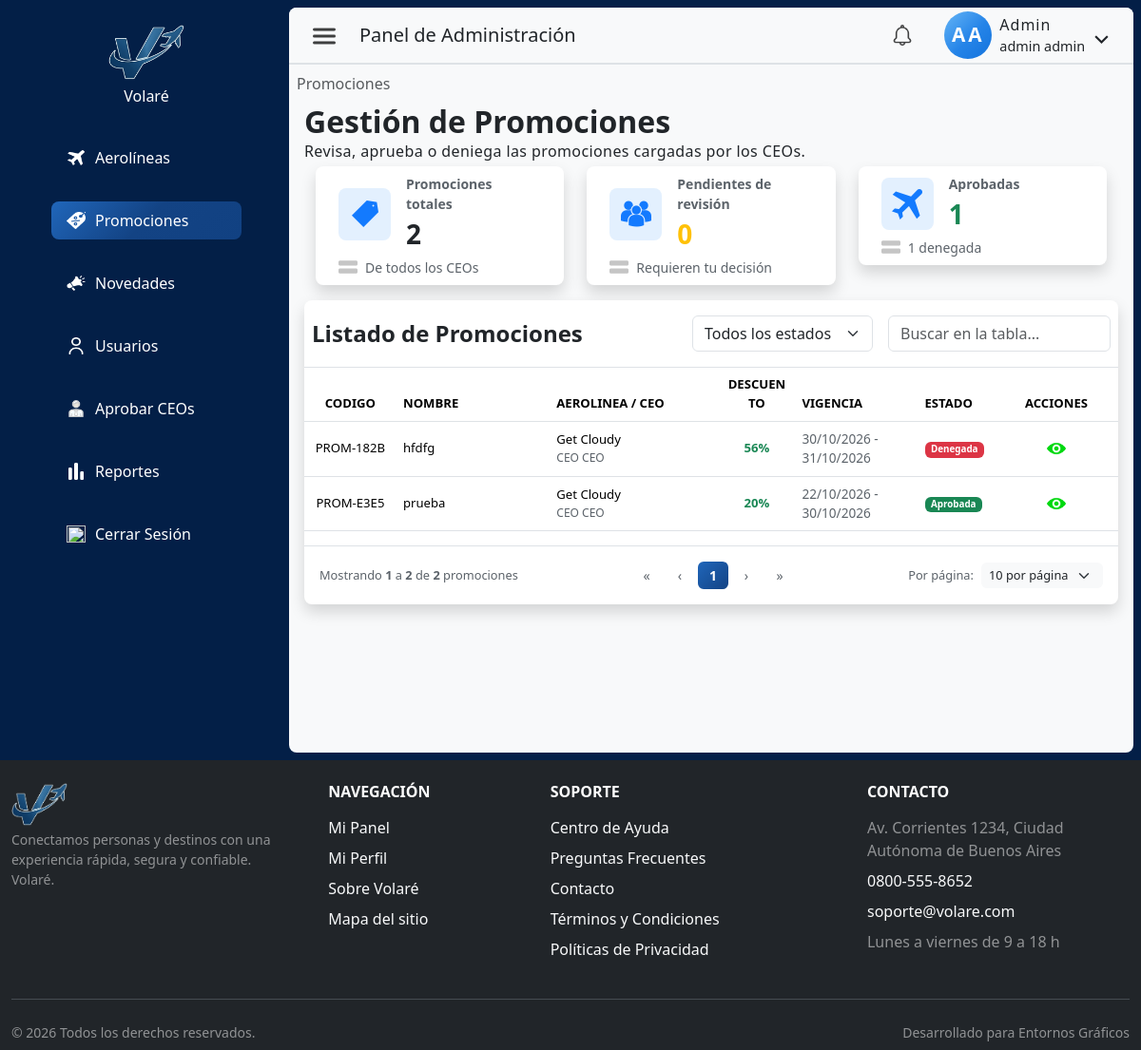
The page /index.php?pagina=promociones&seccion=listado (signed in) on the database its author committed.
### tables this page shows
CREATE TABLE `promocion` (
  `idPromocion` int NOT NULL AUTO_INCREMENT,
  `codigo` varchar(20) NOT NULL,
  `idAerolinea` int NOT NULL,
  `idUsuarioCreador` int NOT NULL,
  `idVuelo` int DEFAULT NULL,
  `codigoOrigen` char(3) DEFAULT NULL,
  `codigoDestino` char(3) DEFAULT NULL,
  `nombre` varchar(150) NOT NULL,
  `descripcion` text,
  `descuentoPorcentaje` decimal(5,2) NOT NULL,
  `fechaInicio` date NOT NULL,
  `fechaFin` date NOT NULL,
  `estado` enum('Pendiente','Aprobada','Denegada','Cancelada') NOT NULL DEFAULT 'Pendiente',
  `condiciones` text,
  `acumulable` tinyint(1) NOT NULL DEFAULT '0',
  `fechaCreacion` datetime NOT NULL DEFAULT CURRENT_TIMESTAMP,
  `notificacion_vista` tinyint(1) DEFAULT '0',
  PRIMARY KEY (`idPromocion`),
  UNIQUE KEY `codigo_UNIQUE` (`codigo`),
  KEY `fk_promocion_aerolinea_idx` (`idAerolinea`),
  KEY `fk_promocion_usuario_idx` (`idUsuarioCreador`),
  KEY `fk_promocion_vuelo_idx` (`idVuelo`),
  KEY `idx_promocion_alcance` (`idAerolinea`,`idVuelo`,`codigoOrigen`,`codigoDestino`),
  CONSTRAINT `fk_promocion_aerolinea` FOREIGN KEY (`idAerolinea`) REFERENCES `aerolinea` (`idAerolinea`) ON DELETE CASCADE,
  CONSTRAINT `fk_promocion_usuario` FOREIGN KEY (`idUsuarioCreador`) REFERENCES `usuario` (`idUsuario`) ON DELETE CASCADE,
  CONSTRAINT `fk_promocion_vuelo` FOREIGN KEY (`idVuelo`) REFERENCES `vuelo` (`idVuelo`) ON DELETE SET NULL
);

CREATE TABLE `aerolinea` (
  `idAerolinea` int NOT NULL AUTO_INCREMENT,
  `nombreAerolinea` varchar(50) NOT NULL,
  `codigoIATA` varchar(5) NOT NULL,
  `descripcion` varchar(200) DEFAULT NULL,
  `codPais` varchar(3) NOT NULL,
  `email` varchar(250) NOT NULL,
  `logoUrl` varchar(500) DEFAULT NULL,
  `activo` tinyint NOT NULL DEFAULT '1',
  `logoPublicId` varchar(500) DEFAULT NULL,
  `fechaCreacion` datetime NOT NULL DEFAULT CURRENT_TIMESTAMP,
  PRIMARY KEY (`idAerolinea`),
  UNIQUE KEY `codigoIATA_UNIQUE` (`codigoIATA`),
  UNIQUE KEY `email_UNIQUE` (`email`)
);

CREATE TABLE `usuario` (
  `idUsuario` int NOT NULL AUTO_INCREMENT,
  `nombre` varchar(50) NOT NULL,
  `apellido` varchar(50) NOT NULL,
  `tipoDocumento` enum('DNI','pasaporte','lc','le') NOT NULL,
  `nroDocumento` varchar(50) NOT NULL,
  `contrasena` varchar(255) NOT NULL,
  `email` varchar(255) NOT NULL,
  `telefono` varchar(45) NOT NULL,
  `fechaNacimiento` date NOT NULL,
  `rol` enum('cliente','ceo','admin') NOT NULL DEFAULT 'cliente',
  `activo` tinyint NOT NULL DEFAULT '0',
  `emailVerificado` tinyint NOT NULL DEFAULT '0',
  `fecha_hora_autorizacion` datetime DEFAULT NULL,
  `tokenVerificacion` varchar(64) DEFAULT NULL,
  `idAerolinea` int DEFAULT NULL,
  `fechaCreacion` datetime NOT NULL DEFAULT CURRENT_TIMESTAMP,
  `notificacion_vista` tinyint(1) DEFAULT '0',
  PRIMARY KEY (`idUsuario`),
  UNIQUE KEY `uk_documento` (`tipoDocumento`,`nroDocumento`),
  UNIQUE KEY `email_UNIQUE` (`email`),
  UNIQUE KEY `idUsuario_UNIQUE` (`idUsuario`),
  UNIQUE KEY `nroDocumento_UNIQUE` (`nroDocumento`),
  KEY `fk_usuario_1_idx` (`idAerolinea`),
  CONSTRAINT `fk_usuario_1` FOREIGN KEY (`idAerolinea`) REFERENCES `aerolinea` (`idAerolinea`)
);

### src/views/admin/promocionesAdminListado.php (the view, shortened to what the rows shown need)
<?php
require_once __DIR__ . '/../../controllers/PromocionController.php';
$ctrl  = new PromocionController($link);
$todas = $ctrl->listarTodas();
$estadosValidos = ['Pendiente', 'Aprobada', 'Denegada'];
$estadoFiltro   = in_array($_GET['estado'] ?? '', $estadosValidos, true) ? $_GET['estado'] : '';
$lista = $estadoFiltro !== ''
    ? array_values(array_filter($todas, fn($p) => $p['estado'] === $estadoFiltro))
    : $todas;
usort($lista, fn($a, $b) => ($a['estado'] === 'Pendiente' ? 0 : 1) <=> ($b['estado'] === 'Pendiente' ? 0 : 1));
$porPaginaPermitidos = [5, 10, 25, 50];
$pagActual    = max(1, (int)($_GET['pag'] ?? 1));
$porPaginaRaw = (int)($_GET['porPagina'] ?? 10);
$porPagina    = in_array($porPaginaRaw, $porPaginaPermitidos) ? $porPaginaRaw : 10;
$total        = count($lista);
$totalPaginas = max(1, (int)ceil($total / $porPagina));
$pagActual    = min($pagActual, $totalPaginas);
$promociones = array_slice($lista, ($pagActual - 1) * $porPagina,$porPagina);
function badgeEstadoPromoAdmin(string $estado): string {
    return match ($estado) {
        'Aprobada' => 'text-bg-success',
        'Denegada' => 'text-bg-danger',
        default    => 'text-bg-warning',
    };
}
?>
<div>
    <div class="contForm col-12 d-flex flex-column p-2 admin-content h-100">
        <h1 class="m-0 p-0 fs-2 fw-bold">Gestión de Promociones</h1>
        <div class="d-flex flex-column gap-2">
            <div class="table-responsive bg-white shadow rounded-3 pt-3 tablaContenedor">
                <div class="d-flex flex-column flex-sm-row justify-content-between align-items-center px-2 mb-3 gap-3 gap-sm-0">
                    <h2 class="m-0 p-0 fs-4 fw-bold">Listado de Promociones</h2>
                </div>
                <table class="table table-hover align-middle border-top mt-2 tabla-aerolineas tabla-promociones">
                    <thead>
                        <tr>
                            <th scope="col" class="text-center fw-bold">CODIGO</th>
                            <th scope="col" class="fw-bold">NOMBRE</th>
                            <th scope="col" class="fw-bold d-none d-md-table-cell">AEROLINEA / CEO</th>
                            <th scope="col" class="fw-bold text-center">DESCUENTO</th>
                            <th scope="col" class="fw-bold d-none d-lg-table-cell">VIGENCIA</th>
                            <th scope="col" class="fw-bold d-none d-sm-table-cell">ESTADO</th>
                            <th scope="col" class="text-center fw-bold" style="width: 130px;">ACCIONES</th>
                        </tr>
                    </thead>
                    <tbody id="promocionTableBody">
                        <?php if (empty($promociones)): ?>
                            <tr>
                                <td colspan="7" class="text-center py-4 text-muted">
                                    <?= $estadoFiltro !== '' ? 'No hay promociones con estado "' . htmlspecialchars($estadoFiltro) . '".' : 'Todavía no hay promociones cargadas.' ?>
                                </td>
                            </tr>
                        <?php else:
                            foreach ($promociones as $p):
                                $idPromo   = $p['idPromocion'] ?? $p['codigo'];
                                $fInicio   = date('d/m/Y', strtotime($p['fechaInicio']));
                                $fFin      = date('d/m/Y', strtotime($p['fechaFin']));
                                $aerolinea = $p['nombreAerolinea'] ?? ($p['codigoIATA'] ?? '—');
                                $ceo       = trim(($p['ceoNombre'] ?? '') . ' ' . ($p['ceoApellido'] ?? ''));
                        ?>
                        <tr class="fila-tabla" data-id="<?= htmlspecialchars((string)$idPromo) ?>" style="cursor:pointer;">
                            <td class="text-center text-uppercase fw-medium">
                                <?= htmlspecialchars($p['codigo']) ?>
                            </td>
                            <td><?= htmlspecialchars($p['nombre']) ?></td>
                            <td class="d-none d-md-table-cell">
                                <div><?= htmlspecialchars($aerolinea) ?></div>
                                <?php if ($ceo !== ''): ?>
                                    <div class="text-muted" style="font-size:0.75rem;"><?= htmlspecialchars($ceo) ?></div>
                                <?php endif; ?>
                            </td>
                            <td class="text-center fw-bold text-success"><?= (float)$p['descuentoPorcentaje'] ?>%</td>
                            <td class="d-none d-lg-table-cell text-muted" style="font-size:0.85rem;"><?= $fInicio ?> - <?= $fFin ?></td>
                            <td class="d-none d-sm-table-cell">
                                <span class="badge <?= badgeEstadoPromoAdmin($p['estado']) ?>"><?= htmlspecialchars($p['estado']) ?></span>
                            </td>
                            <td>
                                <div class="d-flex justify-content-center align-items-center w-100 gap-2">
                                    <a
                                        href="<?= url('index.php?pagina=promociones&seccion=detalle&id=' . htmlspecialchars((string)$idPromo)) ?>"
                                        class="p-0 bg-transparent border-0 d-flex align-items-center justify-content-center text-decoration-none btn-ver-promo"
                                        data-bs-toggle="tooltip"
                                        data-bs-placement="top"
                                        data-bs-title="Ver detalle"
                                        data-bs-trigger="hover"
                                        style="width: 24px; height: 24px;"
                                    >
                                        <img src="<?= url('public/img/icons/readTabla.png') ?>" class="img-fluid" alt="ver promoción" style="width: 20px; height: 20px; object-fit: contain;">
                                    </a>
                                </div>
                            </td>
                        </tr>
                        <?php endforeach; ?>
                        <?php endif; ?>
                    </tbody>
                </table>
            </div>
        </div>
    </div>
</div>

### rows shown on the page
promocion: codigo "PROM-182B", nombre "hfdfg", idAerolinea.nombreAerolinea "Get Cloudy", idUsuarioCreador.apellido "CEO CEO", descuentoPorcentaje "56", fechaInicio "30/10/2026", fechaFin "31/10/2026", estado "Denegada"
promocion: codigo "PROM-E3E5", nombre "prueba", idAerolinea.nombreAerolinea "Get Cloudy", idUsuarioCreador.apellido "CEO CEO", descuentoPorcentaje "20", fechaInicio "22/10/2026", fechaFin "30/10/2026", estado "Aprobada"

### other values the page prints
$navLink['label'] "Aerolíneas"
$navLink['label'] "Promociones"
$navLink['label'] "Novedades"
$navLink['label'] "Usuarios"
$navLink['label'] "Aprobar CEOs"
$navLink['label'] "Reportes"
$rol "Admin"
$usuario['nombre'] "admin"
$usuario['apellido'] "admin"
$totalGeneral "2"
$pendientes "0"
$aprobadas "1"
$denegadas "1"
$desde "1"
$hasta "2"
